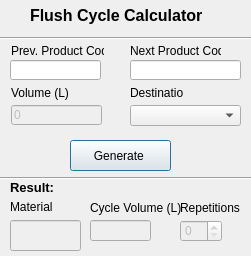
<?xml version="1.0" encoding="UTF-8"?>
<ui version="4.0">
 <class>FlushTool</class>
 <widget class="QDialog" name="FlushTool">
  <property name="geometry">
   <rect>
    <x>0</x>
    <y>0</y>
    <width>251</width>
    <height>256</height>
   </rect>
  </property>
  <property name="windowTitle">
   <string>Flush Tool</string>
  </property>
  <widget class="QLabel" name="label">
   <property name="geometry">
    <rect>
     <x>11</x>
     <y>43</y>
     <width>93</width>
     <height>16</height>
    </rect>
   </property>
   <property name="text">
    <string>Prev. Product Code</string>
   </property>
  </widget>
  <widget class="QLabel" name="label_2">
   <property name="geometry">
    <rect>
     <x>130</x>
     <y>43</y>
     <width>91</width>
     <height>16</height>
    </rect>
   </property>
   <property name="text">
    <string>Next Product Code</string>
   </property>
  </widget>
  <widget class="QLabel" name="label_4">
   <property name="geometry">
    <rect>
     <x>130</x>
     <y>85</y>
     <width>54</width>
     <height>16</height>
    </rect>
   </property>
   <property name="text">
    <string>Destination</string>
   </property>
  </widget>
  <widget class="QComboBox" name="combo_destination">
   <property name="geometry">
    <rect>
     <x>130</x>
     <y>105</y>
     <width>111</width>
     <height>21</height>
    </rect>
   </property>
   <property name="editable">
    <bool>false</bool>
   </property>
   <property name="currentIndex">
    <number>-1</number>
   </property>
   <property name="maxCount">
    <number>15</number>
   </property>
  </widget>
  <widget class="QPushButton" name="button_generate">
   <property name="geometry">
    <rect>
     <x>70</x>
     <y>140</y>
     <width>101</width>
     <height>31</height>
    </rect>
   </property>
   <property name="text">
    <string>Generate </string>
   </property>
  </widget>
  <widget class="QLineEdit" name="linetext_volume">
   <property name="enabled">
    <bool>false</bool>
   </property>
   <property name="geometry">
    <rect>
     <x>11</x>
     <y>105</y>
     <width>91</width>
     <height>20</height>
    </rect>
   </property>
   <property name="text">
    <string>0</string>
   </property>
  </widget>
  <widget class="QLineEdit" name="linetext_prev">
   <property name="geometry">
    <rect>
     <x>10</x>
     <y>60</y>
     <width>91</width>
     <height>20</height>
    </rect>
   </property>
  </widget>
  <widget class="QLineEdit" name="linetext_next">
   <property name="geometry">
    <rect>
     <x>130</x>
     <y>60</y>
     <width>111</width>
     <height>20</height>
    </rect>
   </property>
  </widget>
  <widget class="QLabel" name="label_volume">
   <property name="geometry">
    <rect>
     <x>11</x>
     <y>85</y>
     <width>91</width>
     <height>16</height>
    </rect>
   </property>
   <property name="text">
    <string>Volume (L)</string>
   </property>
  </widget>
  <widget class="QLabel" name="label_6">
   <property name="geometry">
    <rect>
     <x>30</x>
     <y>-10</y>
     <width>231</width>
     <height>51</height>
    </rect>
   </property>
   <property name="text">
    <string>&lt;html&gt;&lt;head/&gt;&lt;body&gt;&lt;p&gt;&lt;span style=&quot; font-size:12pt; font-weight:600;&quot;&gt;Flush Cycle Calculator&lt;/span&gt;&lt;/p&gt;&lt;/body&gt;&lt;/html&gt;</string>
   </property>
  </widget>
  <widget class="QLabel" name="label_7">
   <property name="geometry">
    <rect>
     <x>10</x>
     <y>180</y>
     <width>46</width>
     <height>13</height>
    </rect>
   </property>
   <property name="text">
    <string>&lt;html&gt;&lt;head/&gt;&lt;body&gt;&lt;p&gt;&lt;span style=&quot; font-size:10pt; font-weight:600; text-decoration: underline;&quot;&gt;Result:&lt;/span&gt;&lt;/p&gt;&lt;/body&gt;&lt;/html&gt;</string>
   </property>
  </widget>
  <widget class="Line" name="line">
   <property name="geometry">
    <rect>
     <x>0</x>
     <y>170</y>
     <width>291</width>
     <height>16</height>
    </rect>
   </property>
   <property name="orientation">
    <enum>Qt::Horizontal</enum>
   </property>
  </widget>
  <widget class="Line" name="line_2">
   <property name="geometry">
    <rect>
     <x>0</x>
     <y>30</y>
     <width>291</width>
     <height>16</height>
    </rect>
   </property>
   <property name="orientation">
    <enum>Qt::Horizontal</enum>
   </property>
  </widget>
  <widget class="QSpinBox" name="label_num_cycles">
   <property name="enabled">
    <bool>false</bool>
   </property>
   <property name="geometry">
    <rect>
     <x>180</x>
     <y>220</y>
     <width>42</width>
     <height>22</height>
    </rect>
   </property>
  </widget>
  <widget class="QLabel" name="label_8">
   <property name="geometry">
    <rect>
     <x>180</x>
     <y>200</y>
     <width>71</width>
     <height>16</height>
    </rect>
   </property>
   <property name="text">
    <string>Repetitions</string>
   </property>
  </widget>
  <widget class="QLabel" name="label_9">
   <property name="geometry">
    <rect>
     <x>90</x>
     <y>200</y>
     <width>91</width>
     <height>16</height>
    </rect>
   </property>
   <property name="text">
    <string>Cycle Volume (L)</string>
   </property>
  </widget>
  <widget class="QLineEdit" name="label_cycle_volume">
   <property name="enabled">
    <bool>false</bool>
   </property>
   <property name="geometry">
    <rect>
     <x>90</x>
     <y>220</y>
     <width>61</width>
     <height>21</height>
    </rect>
   </property>
   <property name="layoutDirection">
    <enum>Qt::RightToLeft</enum>
   </property>
   <property name="text">
    <string/>
   </property>
   <property name="frame">
    <bool>true</bool>
   </property>
   <property name="readOnly">
    <bool>true</bool>
   </property>
   <property name="placeholderText">
    <string/>
   </property>
  </widget>
  <widget class="QLabel" name="label_5">
   <property name="geometry">
    <rect>
     <x>10</x>
     <y>200</y>
     <width>46</width>
     <height>13</height>
    </rect>
   </property>
   <property name="text">
    <string>Material</string>
   </property>
  </widget>
  <widget class="QLineEdit" name="label_material">
   <property name="enabled">
    <bool>false</bool>
   </property>
   <property name="geometry">
    <rect>
     <x>10</x>
     <y>220</y>
     <width>71</width>
     <height>31</height>
    </rect>
   </property>
   <property name="layoutDirection">
    <enum>Qt::RightToLeft</enum>
   </property>
   <property name="text">
    <string/>
   </property>
   <property name="frame">
    <bool>true</bool>
   </property>
   <property name="readOnly">
    <bool>true</bool>
   </property>
   <property name="placeholderText">
    <string/>
   </property>
  </widget>
 </widget>
 <resources/>
 <connections/>
</ui>
